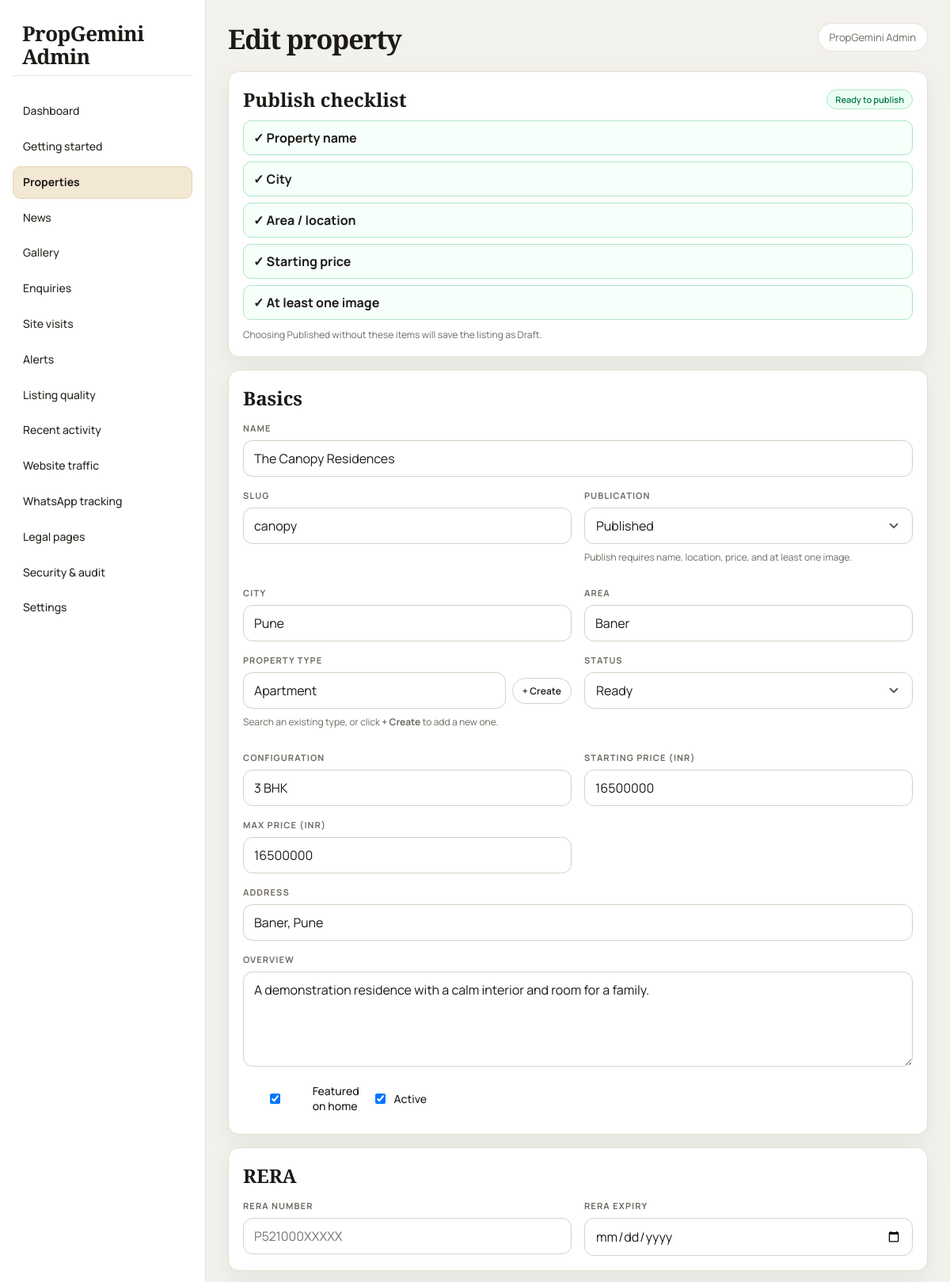
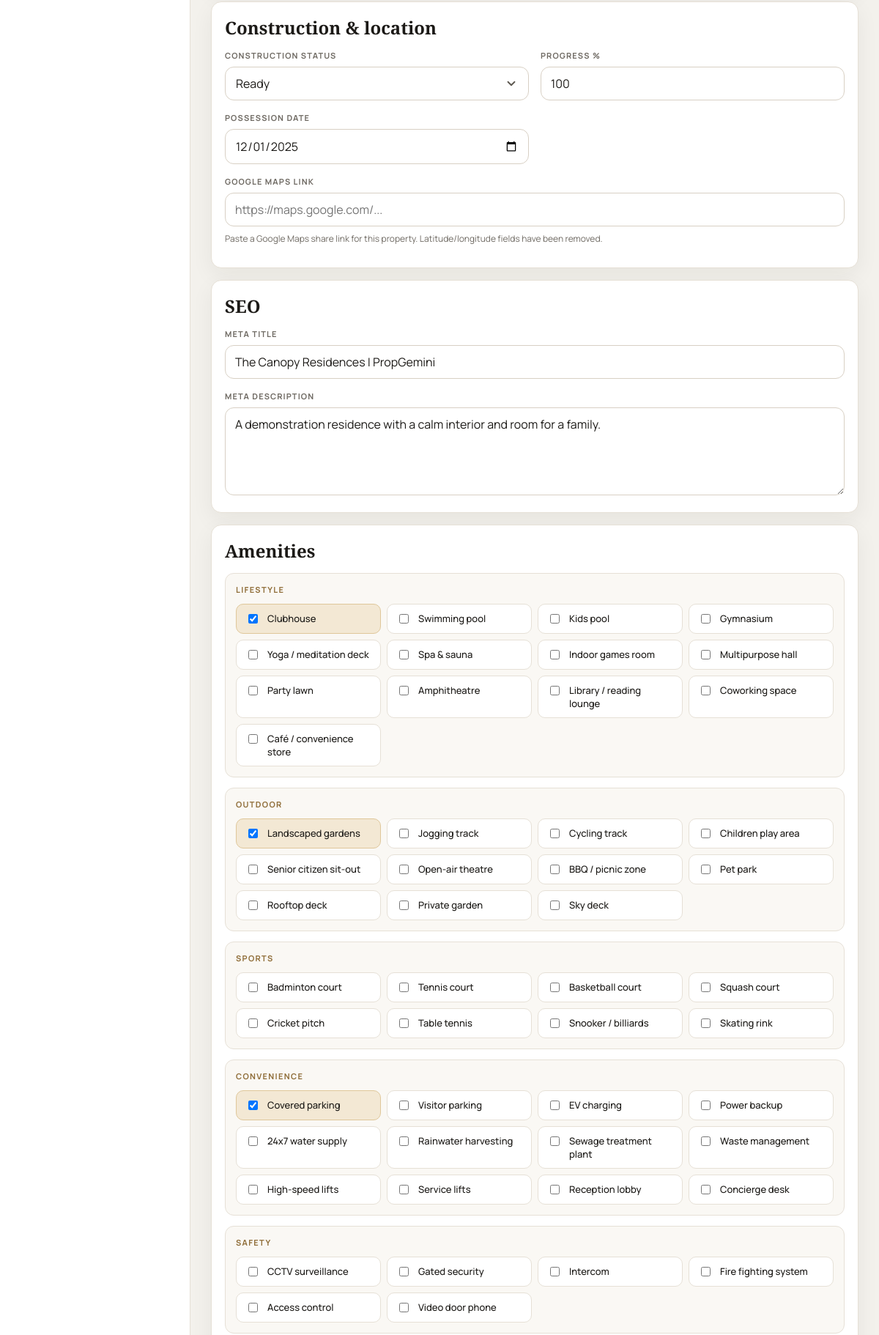
/admin/properties/edit?id=1 (signed in, upper part), run on the app's committed database (2 pictures, top to bottom).
### tables this page shows
CREATE TABLE `property_images` (
  `id` int(11) NOT NULL,
  `property_id` int(11) NOT NULL,
  `image_path` varchar(255) NOT NULL,
  `sort_order` int(11) DEFAULT 0,
  `media_type` enum('image','video_thumbnail') DEFAULT 'image'
);

CREATE TABLE `properties` (
  `id` int(11) NOT NULL,
  `name` varchar(255) NOT NULL,
  `slug` varchar(255) DEFAULT NULL,
  `city_id` int(11) NOT NULL,
  `area_id` int(11) NOT NULL,
  `property_type` varchar(100) DEFAULT NULL,
  `property_status` varchar(100) DEFAULT NULL,
  `bhk` varchar(50) DEFAULT NULL,
  `min_price` decimal(15,2) DEFAULT NULL,
  `max_price` decimal(15,2) DEFAULT NULL,
  `address` text DEFAULT NULL,
  `overview` text DEFAULT NULL,
  `amenities` text DEFAULT NULL,
  `possession_date` date DEFAULT NULL,
  `latitude` decimal(10,7) DEFAULT NULL,
  `longitude` decimal(10,7) DEFAULT NULL,
  `map_url` varchar(500) DEFAULT NULL,
  `is_featured` tinyint(1) DEFAULT 0,
  `featured_rotated_at` datetime DEFAULT NULL,
  `is_active` tinyint(1) DEFAULT 1,
  `sort_order` int(11) NOT NULL DEFAULT 0,
  `created_at` timestamp NOT NULL DEFAULT current_timestamp(),
  `updated_at` timestamp NOT NULL DEFAULT current_timestamp() ON UPDATE current_timestamp(),
  `deleted_at` datetime DEFAULT NULL,
  `removal_flagged_at` datetime DEFAULT NULL,
  `unavailable_reason` varchar(255) DEFAULT NULL,
  `publication_status` enum('Draft','Published','Unpublished') DEFAULT 'Draft',
  `construction_status` varchar(100) DEFAULT NULL,
  `construction_progress` tinyint(3) UNSIGNED DEFAULT NULL,
  `seo_title` varchar(255) DEFAULT NULL,
  `seo_description` text DEFAULT NULL,
  `rera_number` varchar(100) DEFAULT NULL,
  `rera_expiry` date DEFAULT NULL
);

CREATE TABLE `cities` (
  `id` int(11) NOT NULL,
  `name` varchar(100) NOT NULL
);

CREATE TABLE `areas` (
  `id` int(11) NOT NULL,
  `city_id` int(11) NOT NULL,
  `name` varchar(150) NOT NULL
);

### admin/properties/edit.php (the view, shortened to what the rows shown need)
<?php
require_once dirname(__DIR__) . '/includes/layout.php';
require_once dirname(__DIR__) . '/includes/publish.php';
$pdo = getDatabaseConnection();
$id = (int) ($_GET['id'] ?? 0);
$property = [
    'id' => 0,
    'name' => '',
    'slug' => '',
    'city_id' => '',
    'area_id' => '',
    'property_type' => 'Apartment',
    'property_status' => 'New Launch',
    'bhk' => '',
    'min_price' => null,
    'max_price' => null,
    'address' => '',
    'overview' => '',
    'possession_date' => '',
    'map_url' => '',
    'is_featured' => 0,
    'is_active' => 1,
    'publication_status' => 'Draft',
    'construction_status' => '',
    'construction_progress' => '',
    'launch_date' => '',
    'builtup_min_sqft' => '',
    'builtup_max_sqft' => '',
    'about_builder' => '',
    'seo_title' => '',
    'seo_description' => '',
];
$images = [];
if ($id > 0) {
    $stmt = $pdo->prepare('SELECT * FROM properties WHERE id = ? AND deleted_at IS NULL LIMIT 1');
    $stmt->execute([$id]);
    $row = $stmt->fetch();
    $property = $row;
    $images = $pdo->prepare('SELECT * FROM property_images WHERE property_id = ? ORDER BY sort_order, id');
    $images->execute([$id]);
    $images = $images->fetchAll();
}
$cities = $pdo->query('SELECT id, name FROM cities ORDER BY name')->fetchAll();
$areas = [];
if (!empty($property['city_id'])) {
    $areaStmt = $pdo->prepare('SELECT id, name FROM areas WHERE city_id = ? ORDER BY name');
    $areaStmt->execute([(int) $property['city_id']]);
    $areas = $areaStmt->fetchAll();
}
$publishChecklist = propertyPublishChecklist(
    (string) ($property['name'] ?? ''),
    (int) ($property['city_id'] ?? 0),
    (int) ($property['area_id'] ?? 0),
    $property['min_price'] !== null && $property['min_price'] !== '' ? (float) $property['min_price'] : null,
    count($images)
);
$cityName = '';
foreach ($cities as $city) {
    if ((int) $city['id'] === (int) $property['city_id']) {
        $cityName = (string) $city['name'];
        break;
    }
}
$areaName = '';
foreach ($areas as $area) {
    if ((int) $area['id'] === (int) $property['area_id']) {
        $areaName = (string) $area['name'];
        break;
    }
}
adminLayoutStart($id > 0 ? 'Edit property' : 'Add property', 'properties');
?>
<form class="stack" method="post" action="<?= h(adminUrl('properties/save.php')) ?>" enctype="multipart/form-data" id="propertyForm">
    <div class="panel publish-checklist-panel">
        <ul class="publish-checklist">
            <?php foreach ($publishChecklist['checks'] as $check): ?>
                <li class="<?= $check['ok'] ? 'is-ok' : 'is-missing' ?>">
                    <strong><?= $check['ok'] ? '✓' : '○' ?> <?= h($check['label']) ?></strong>
                </li>
            <?php endforeach; ?>
        </ul>
    </div>
    <div class="panel">
        <div class="form-grid">
            <div class="field full">
                <label for="name">Name</label>
                <input id="name" name="name" required value="<?= h((string) $property['name']) ?>">
            </div>
            <div class="field">
                <label for="slug">Slug</label>
                <input id="slug" name="slug" value="<?= h((string) ($property['slug'] ?? '')) ?>" placeholder="auto from name">
            </div>
            <div class="field">
                <div class="search-select" data-search-select>
                    <input type="text" class="search-input" placeholder="Search city..." value="<?= h($cityName) ?>" autocomplete="off">
                </div>
            </div>
            <div class="field">
                <div class="search-select" data-search-select data-areas-target>
                    <input type="text" class="search-input" id="areaSearchInput" placeholder="Search area..." value="<?= h($areaName) ?>" autocomplete="off" <?= empty($property['city_id']) ? 'disabled' : '' ?>>
                </div>
            </div>
            <div class="field">
                <div class="combo" data-combo>
                    <div class="combo-row">
                        <input type="text" class="combo-input" placeholder="Search existing types..." value="<?= h((string) ($property['property_type'] ?? '')) ?>" autocomplete="off">
                        <button type="button" class="btn secondary small" data-quick-create title="Add a new property type">+ Create</button>
                    </div>
                </div>
            </div>
            <div class="field">
                <label for="bhk">Configuration</label>
                <input id="bhk" name="bhk" value="<?= h((string) ($property['bhk'] ?? '')) ?>" placeholder="3 BHK">
            </div>
            <div class="field">
                <label for="min_price">Starting price (INR)</label>
                <input id="min_price" name="min_price" value="<?= h(formatRupeesInput($property['min_price'] !== null ? (float) $property['min_price'] : null)) ?>" placeholder="16500000">
            </div>
            <div class="field">
                <label for="max_price">Max price (INR)</label>
                <input id="max_price" name="max_price" value="<?= h(formatRupeesInput($property['max_price'] !== null ? (float) $property['max_price'] : null)) ?>">
            </div>
            <div class="field full">
                <label for="address">Address</label>
                <input id="address" name="address" value="<?= h((string) ($property['address'] ?? '')) ?>">
            </div>
            <div class="field full">
                <label for="overview">Overview</label>
                <textarea id="overview" name="overview"><?= h((string) ($property['overview'] ?? '')) ?></textarea>
            </div>
            <div class="field full checks">
                <label><input type="checkbox" name="is_featured" value="1"<?= (int) $property['is_featured'] ? ' checked' : '' ?>> Featured on home</label>
                <label><input type="checkbox" name="is_active" value="1"<?= (int) $property['is_active'] ? ' checked' : '' ?>> Active</label>
            </div>
        </div>
    </div>
    <div class="panel">
        <div class="form-grid">
            <div class="field">
                <label for="construction_progress">Progress %</label>
                <input id="construction_progress" name="construction_progress" type="number" min="0" max="100" value="<?= h((string) ($property['construction_progress'] ?? '')) ?>">
            </div>
            <div class="field">
                <label for="possession_date">Possession date</label>
                <input id="possession_date" name="possession_date" type="date" value="<?= h((string) ($property['possession_date'] ?? '')) ?>">
            </div>
        </div>
    </div>
    <div class="panel">
        <div class="form-grid">
            <div class="field full">
                <label for="seo_title">Meta title</label>
                <input id="seo_title" name="seo_title" value="<?= h((string) ($property['seo_title'] ?? '')) ?>">
            </div>
            <div class="field full">
                <label for="seo_description">Meta description</label>
                <textarea id="seo_description" name="seo_description"><?= h((string) ($property['seo_description'] ?? '')) ?></textarea>
            </div>
        </div>
    </div>
</form>
<?php adminLayoutEnd(); ?>

### admin/includes/layout.php (shortened to what the rows shown need)
<?php
require_once __DIR__ . '/auth.php';
function adminLayoutStart(string $title, string $active = 'dashboard'): void
{
    $user = requireAdmin();
    $name = (string) ($user['name'] ?? 'Admin');
    ?>
<!DOCTYPE html>
<html lang="en">
<head>
    <link rel="stylesheet" href="<?= h(adminUrl('assets/admin.css')) ?>">
</head>
<body class="admin-body">
<div class="admin-main">
    <header class="admin-top">
        <div>
            <h1><?= h($title) ?></h1>
        </div>
        <div class="admin-user"><?= h($name) ?></div>
    </header>
    <div class="admin-content">
    <?php
}
function adminLayoutEnd(): void
{
    ?>
    </div>
</div>
</body>
</html>
    <?php
}

### data on the page
property_images: label "At least one image"
properties: name "The Canopy Residences", slug "canopy", property_type "Apartment", bhk "3 BHK", min_price "16500000", max_price "16500000", address "Baner, Pune", overview "A demonstration residence with a calm interior and room for a family.", is_featured "☑", is_active "☑", construction_progress "100", possession_date "12/01/2025", seo_title "The Canopy Residences | PropGemini", seo_description "A demonstration residence with a calm interior and room for a family."
cities: name "Pune"
areas: name "Baner"

### other printed values
$title "Edit property"
$name "PropGemini Admin"
$check['label'] "Property name"
$check['label'] "City"
$check['label'] "Area / location"
$check['label'] "Starting price"
$group "LIFESTYLE"
$item "Clubhouse"
$item "Swimming pool"
$item "Kids pool"
$item "Gymnasium"
$item "Yoga / meditation deck"
$item "Spa & sauna"
$item "Indoor games room"
$item "Multipurpose hall"
